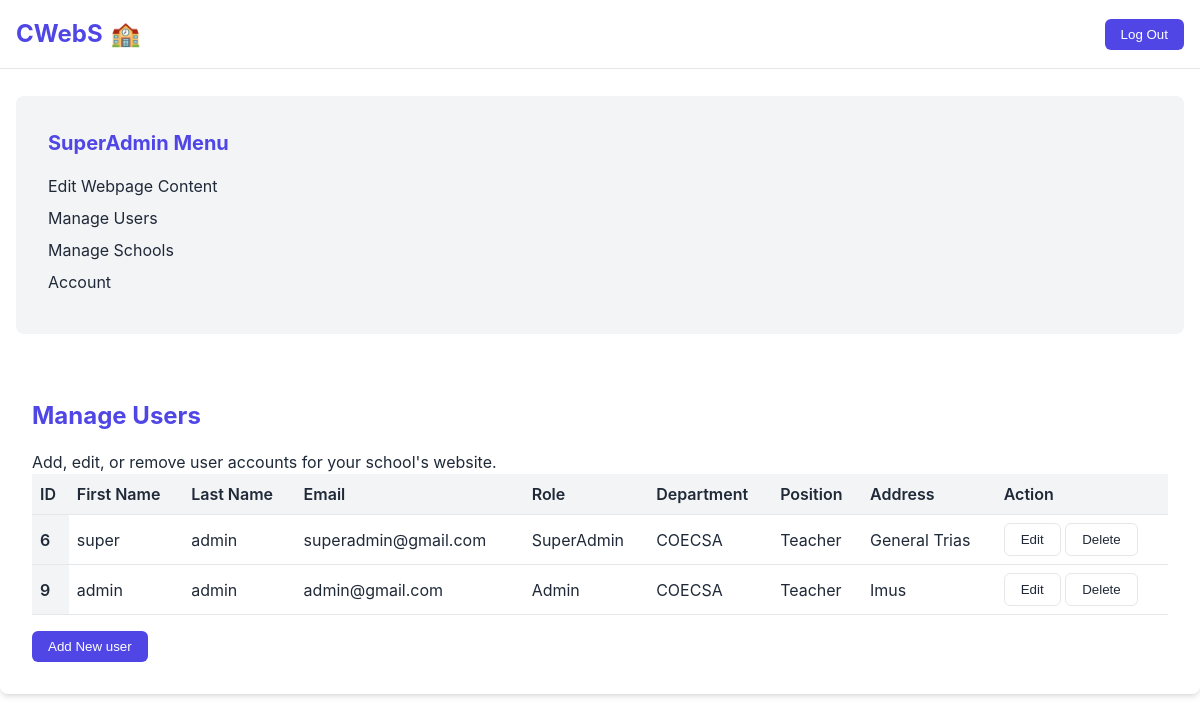
The app's page /user_management.php (signed in) with its own data.
### tables this page shows
CREATE TABLE `users` (
  `user_id` int(11) NOT NULL,
  `user_first_name` varchar(200) NOT NULL,
  `user_last_name` varchar(225) NOT NULL,
  `user_email` varchar(100) NOT NULL,
  `user_password` varchar(225) NOT NULL,
  `user_role` varchar(220) NOT NULL,
  `user_department` varchar(200) NOT NULL,
  `user_position` varchar(220) NOT NULL,
  `user_contact_number` int(20) NOT NULL,
  `user_address` varchar(220) NOT NULL,
  `school_id` int(200) DEFAULT NULL
);

### user_management.php (the view, shortened to what this page needs)
<?php
include 'dashboard_nav.php';
?>
<!DOCTYPE html>
<html lang="en">
<head>
    <link href="style.css" rel="stylesheet">
</head>
<body>
     <div class="dashboard-card">
     <h2>Manage Users</h2>
     <p>Add, edit, or remove user accounts for your school's website.</p>
    <table class = "user-table">
        <thead>
            <tr>
            <th scope = "col">ID</th>
            <th scope = "col">First Name</th>
            <th scope = "col">Last Name</th>
            <th scope = "col">Email</th>
            <th scope = "col">Role</th>
            <th scope = "col">Department</th>
            <th scope = "col">Position</th>
            <th scope = "col">Address</th>
            <th scope = "col">Action</th>
            </tr>
            </thead>
        <tbody>
    <?php
    $sql = "SELECT * FROM `users`";
    $result = mysqli_query($con,$sql);
    if ($result) {
       while( $row = mysqli_fetch_assoc($result)){
        $user_id = $row['user_id'];
        $user_first_name = $row['user_first_name'];
        $user_last_name = $row['user_last_name'];
        $user_email = $row['user_email'];
        $user_role = $row['user_role'];
        $user_department = $row['user_department'];
        $user_position = $row['user_position'];
        $user_address = $row['user_address'];
        echo '<tr>
            <th scope = "row">'.$user_id.'</th>
            <td>'.$user_first_name.'</td>
            <td>'.$user_last_name.'</td>
            <td>'.$user_email.'</td>
            <td>'.$user_role.'</td>
            <td>'.$user_department.'</td>
            <td>'.$user_position.'</td>
            <td>'.$user_address.'</td>
            <td>
        <a href="edit_user.php? edit_user_id='.$user_id.'"><button class="btn btn-secondary"  >Edit</button></a>
        <a href="delete_user.php? delete_user_id='.$user_id.'"><button class="btn btn-secondary" >Delete</button></a>
            </td>
            </tr>';
       }
    }
    ?>
    </table>
    <a href="add_user.php" class = "text-light"><button class = "btn btn-primary my-5 mx-5">Add New user</button></a>
    </body>
</html>

### style.css (style rules this page uses)
html { overflow: scroll; overflow-x: hidden; }
:root { --primary-color: #4f46e5; --primary-dark: #4338ca; --secondary-color: #10b981; --background-color: #ffffff; --text-color: #1f2937; --text-muted: #6b7280; --border-color: #e5e7eb; --card-bg: #f3f4f6; --card-shadow: 0 4px 6px -1px rgba(0, 0, 0, 0.1), 0 2px 4px -1px rgba(0, 0, 0, 0.06); --transition-speed: 0.3s; }
* { margin: 0; padding: 0; box-sizing: border-box; }
body { font-family: "Inter", sans-serif; line-height: 1.5; color: var(--text-color); background-color: var(--background-color); transition: background-color var(--transition-speed), color var(--transition-speed); padding-top: 6rem; }
.btn { display: inline-block; padding: 0.5rem 1rem; border-radius: 0.375rem; font-weight: 500; text-align: center; transition: all var(--transition-speed); cursor: pointer; text-decoration: none; position: relative; overflow: hidden; }
.btn::after { content: ""; position: absolute; top: 50%; left: 50%; width: 5px; height: 5px; background: rgba(255, 255, 255, 0.5); opacity: 0; border-radius: 100%; transform: scale(1, 1) translate(-50%); transform-origin: 50% 50%; }
.btn-primary { background-color: var(--primary-color); color: #ffffff; border: none; }
.btn-secondary { background-color: transparent; color: var(--text-color); border: 1px solid var(--border-color); }
.user-table, .school-table { width: 100%; border-collapse: collapse; margin-bottom: 1rem; }
.user-table th, .user-table td, .school-table th, .school-table td { padding: 0.5rem; text-align: left; border-bottom: 1px solid var(--border-color); }
.user-table th, .school-table th { font-weight: 600; background-color: var(--card-bg); }
.dashboard-card { background-color: var(--background-color); border-radius: 8px; padding: 2rem; box-shadow: var(--card-shadow); }
.dashboard-card h2 { font-size: 1.5rem; margin-bottom: 1rem; color: var(--primary-color); }

### records on screen
users: user_id "6", user_first_name "super", user_last_name "admin", user_email "superadmin@gmail.com", user_role "SuperAdmin", user_department "COECSA", user_position "Teacher", user_address "General Trias"
users: user_id "9", user_first_name "admin", user_last_name "admin", user_email "admin@gmail.com", user_role "Admin", user_department "COECSA", user_position "Teacher", user_address "Imus"

### other values on screen
$user_role "SuperAdmin"
